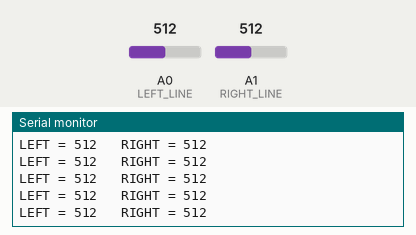
A sketch run on a simulated Arduino Uno, built with avr-gcc and run on an emulated ATmega328P. On the bench: the last lines printed to the serial monitor. Inputs (shaded band) come from the test bench; at power-on: A0 (LEFT_LINE) = 512, A1 (RIGHT_LINE) = 512.

Above: at 1.2 s.
1.3 s: A0 (LEFT_LINE) set to 716
At 1.56 s:
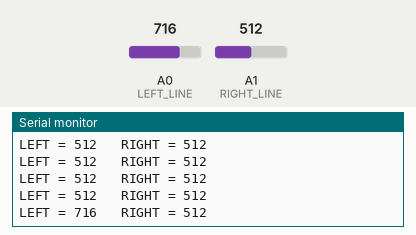
2.8 s: A1 (RIGHT_LINE) set to 716
At 2.97 s:
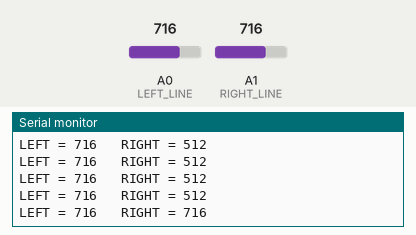
4.3 s: A0 (LEFT_LINE) set to 900
At 4.37 s:
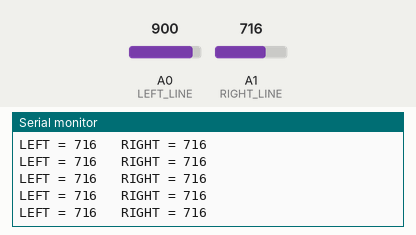
5.8 s: A1 (RIGHT_LINE) set to 900
At 5.98 s:
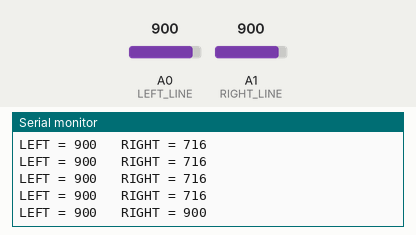
Timing chart, 0 to 8.3 s (numbered marks = the images above; inputs shaded):
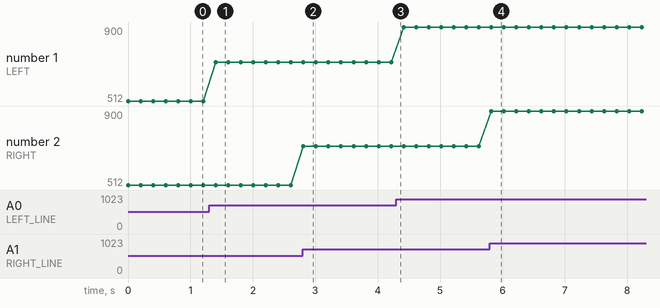

Measured:
- after the input at 1.3 s, the serial monitor: prints a new line after 0.11 s (image 1)
- after the input at 2.8 s, the serial monitor: prints a new line at once (image 2)
- after the input at 5.8 s, the serial monitor: prints a new line at once (image 4)
- plotted number 1: 512 → 716 after the input at 1.3 s, 716 → 900 after the input at 4.3 s

The sketch:

03_line_sensors_check.ino
```cpp
// Проверка датчиков линии.
// Записываем значения над белой и чёрной поверхностью.

const int LEFT_LINE = A0;
const int RIGHT_LINE = A1;

void setup() {
  Serial.begin(115200);
}

void loop() {
  int left = analogRead(LEFT_LINE);
  int right = analogRead(RIGHT_LINE);

  Serial.print("LEFT = ");
  Serial.print(left);
  Serial.print("   RIGHT = ");
  Serial.println(right);

  delay(200);
}
```
